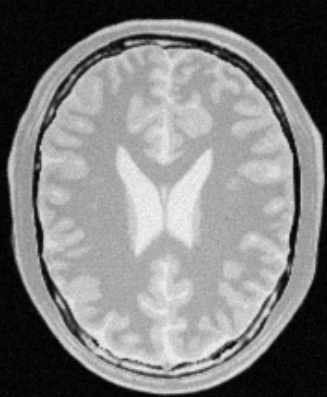
#> input picture Images/brain.png, 327 x 397 px, found by its file name
$ jupyter execute Intensity_Transformation_02.ipynb
#> lines starting #> are read from the running program, lines starting #| are printed output that depends on the picture
[cell 1]
import cv2 as cv
import numpy as np
import matplotlib.pyplot as plt

def intensity_transform(im, breakpoints):
  x = breakpoints[:,0].astype(int)
  y = breakpoints[:,1].astype(int)

  c1 = np.linspace(y[0], y[1], x[1]-x[0]+1)
  c2 = np.linspace(y[2], y[3], x[3]-x[2]+1)
  c3 = np.linspace(y[4], y[5], x[5]-x[4]+1)

  piecewise_func = np.concatenate((c1, c2[1:], c3[1:]), axis=0)

  lut = np.clip(piecewise_func, 0, 255).astype(np.uint8)
  transformed = cv.LUT(im, lut)
  return transformed, lut

im = cv.imread(r'D:\Image processing and Computer Vision\Images\brain.png', cv.IMREAD_GRAYSCALE)
#> im is the input picture: shape (397, 327); min 0, max 247, mean 127.1
assert im is not None

hist = cv.calcHist([im], [0], None, [256], [0, 256]).flatten()
#> hist = 256 values, max 4908 at index 6, min 0 at index 246, mean 507.1

plt.figure(figsize=(6, 4))
plt.plot(hist, color="black")
plt.axvline(145, color="orange", linestyle="--", label="gray matter start")
plt.axvline(178, color="green", linestyle="--", label="gray/white boundary")
plt.axvline(225, color="red", linestyle="--", label="white matter ceiling")
plt.title("Histogram of original image")
plt.xlabel("Intensity")
plt.ylabel("Pixel count")
plt.legend()
plt.tight_layout()
plt.show()
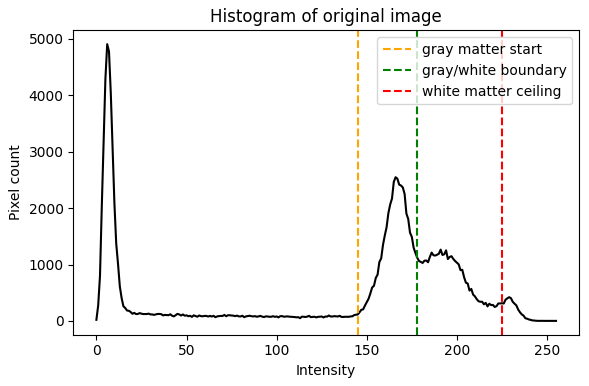
#> figure drawn by matplotlib, 1 panel; curve peaks at x = 6, y = 4908

breakpoints_white = np.array([
    [0,   0],
    [178, 40],
    [178, 40],
    [225, 255],
    [225, 255],
    [255, 255],
], dtype=np.float32)
white_img, lut_white = intensity_transform(im, breakpoints_white)
#> in intensity_transform, `transformed = cv.LUT(im, lut)`:
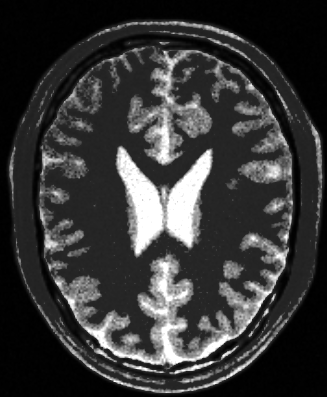
#> transformed: shape (397, 327); min 0, max 255, mean 55.6
#> lut_white = 256 values from 0 to 255

breakpoints_gray = np.array([
    [0,   0],
    [145, 30],
    [145, 30],
    [178, 255],
    [178, 255],
    [255, 90],
], dtype=np.float32)
gray_img, lut_gray = intensity_transform(im, breakpoints_gray)
#> in intensity_transform (call 2), `transformed = cv.LUT(im, lut)`:
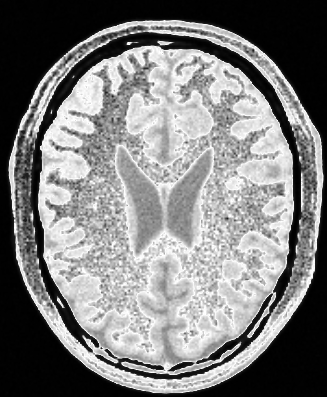
#> transformed: shape (397, 327); min 0, max 255, mean 125.4
#> lut_gray = 256 values, max 255 at index 178, min 0 at index 0, mean 78.46

fig, axes = plt.subplots(2, 3, figsize=(15, 9))

axes[0, 0].imshow(im, cmap="gray", vmin=0, vmax=255)
axes[0, 0].set_title("Original")
axes[0, 0].axis("off")

axes[0, 1].plot(np.arange(256), lut_white, color="darkred")
axes[0, 1].set_title("Transformation - white matter")
axes[0, 1].set_xlabel("Input intensity")
axes[0, 1].set_ylabel("Output intensity")
axes[0, 1].set_xticks(sorted(set(breakpoints_white[:, 0].astype(int))))
axes[0, 1].set_yticks(sorted(set(breakpoints_white[:, 1].astype(int))))
axes[0, 1].grid(alpha=0.3)

axes[0, 2].imshow(white_img, cmap="gray", vmin=0, vmax=255)
axes[0, 2].set_title("White matter accentuated")
axes[0, 2].axis("off")

axes[1, 0].imshow(im, cmap="gray", vmin=0, vmax=255)
axes[1, 0].set_title("Original")
axes[1, 0].axis("off")

axes[1, 1].plot(np.arange(256), lut_gray, color="darkred")
axes[1, 1].set_title("Transformation - gray matter")
axes[1, 1].set_xlabel("Input intensity")
axes[1, 1].set_ylabel("Output intensity")
axes[1, 1].set_xticks(sorted(set(breakpoints_gray[:, 0].astype(int))))
axes[1, 1].set_yticks(sorted(set(breakpoints_gray[:, 1].astype(int))))
axes[1, 1].grid(alpha=0.3)

axes[1, 2].imshow(gray_img, cmap="gray", vmin=0, vmax=255)
axes[1, 2].set_title("Gray matter accentuated")
axes[1, 2].axis("off")

plt.tight_layout()
plt.show()
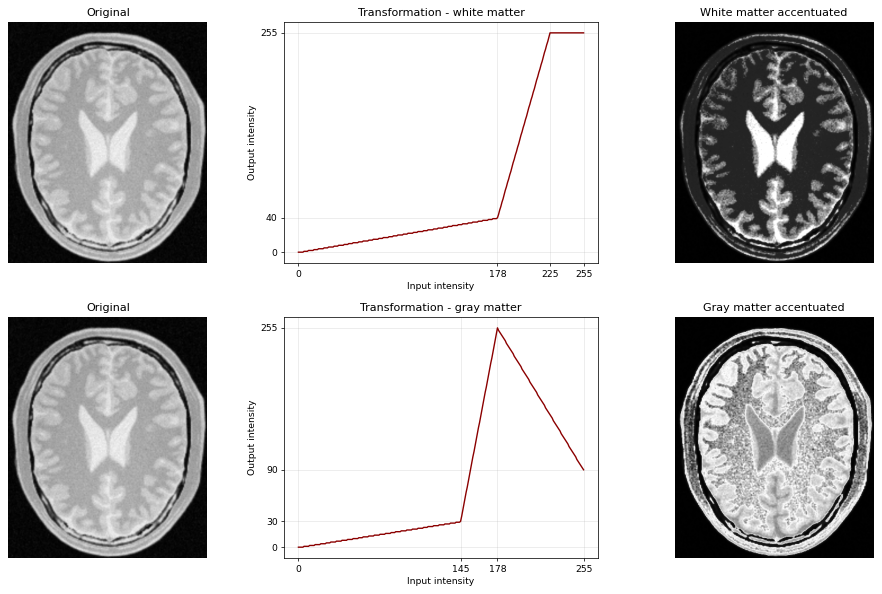
#> figure drawn by matplotlib, 6 panels; panel 2: curve peaks at x = 225, y = 255; panel 5: curve peaks at x = 178, y = 255

$ run again, with Images/gamma.png copied over Images/brain.png
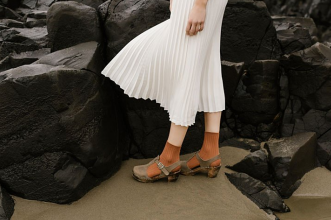
#> input picture Images/gamma.png, 331 x 220 px, found by its file name
#> `im = cv.imread(r'D:\Image processing and Computer Vision\Images\brain...`:
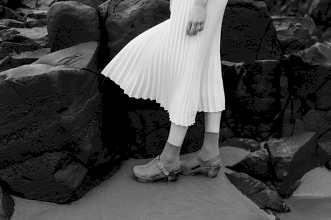
#> im: shape (220, 331); min 0, max 248, mean 67.6
#> hist = 256 values, max 15706 at index 21, min 0 at index 1, mean 284.5
#> lut_white = 256 values from 0 to 255
#> in intensity_transform (call 2), `transformed = cv.LUT(im, lut)`:
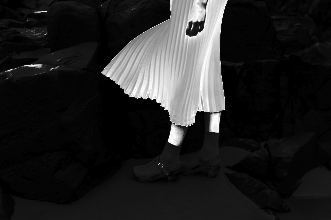
#> transformed: shape (220, 331); min 0, max 255, mean 34.2
#> lut_gray = 256 values, max 255 at index 178, min 0 at index 0, mean 78.46
